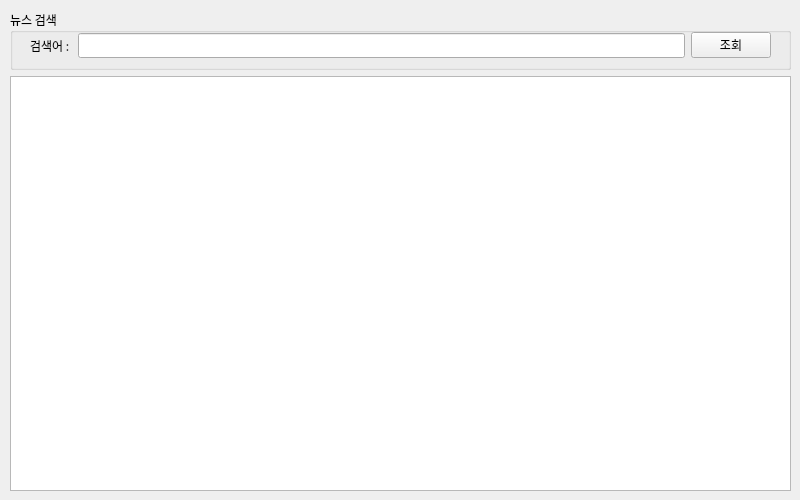
<?xml version="1.0" encoding="UTF-8"?>
<ui version="4.0">
 <class>Form</class>
 <widget class="QWidget" name="Form">
  <property name="geometry">
   <rect>
    <x>0</x>
    <y>0</y>
    <width>800</width>
    <height>500</height>
   </rect>
  </property>
  <property name="maximumSize">
   <size>
    <width>800</width>
    <height>500</height>
   </size>
  </property>
  <property name="font">
   <font>
    <family>맑은 고딕</family>
   </font>
  </property>
  <property name="windowTitle">
   <string>네이버뉴스 검색앱</string>
  </property>
  <property name="layoutDirection">
   <enum>Qt::RightToLeft</enum>
  </property>
  <widget class="QWidget" name="verticalLayoutWidget">
   <property name="geometry">
    <rect>
     <x>10</x>
     <y>10</y>
     <width>781</width>
     <height>481</height>
    </rect>
   </property>
   <layout class="QVBoxLayout" name="verticalLayout">
    <item>
     <widget class="QGroupBox" name="groupBox">
      <property name="enabled">
       <bool>true</bool>
      </property>
      <property name="sizePolicy">
       <sizepolicy hsizetype="Preferred" vsizetype="Minimum">
        <horstretch>0</horstretch>
        <verstretch>0</verstretch>
       </sizepolicy>
      </property>
      <property name="minimumSize">
       <size>
        <width>0</width>
        <height>60</height>
       </size>
      </property>
      <property name="layoutDirection">
       <enum>Qt::LeftToRight</enum>
      </property>
      <property name="title">
       <string>뉴스 검색</string>
      </property>
      <property name="flat">
       <bool>false</bool>
      </property>
      <widget class="QWidget" name="horizontalLayoutWidget">
       <property name="geometry">
        <rect>
         <x>20</x>
         <y>20</y>
         <width>741</width>
         <height>31</height>
        </rect>
       </property>
       <layout class="QHBoxLayout" name="horizontalLayout">
        <item>
         <widget class="QLabel" name="label">
          <property name="layoutDirection">
           <enum>Qt::LeftToRight</enum>
          </property>
          <property name="text">
           <string>검색어 : </string>
          </property>
         </widget>
        </item>
        <item>
         <widget class="QLineEdit" name="txtSearchWord">
          <property name="layoutDirection">
           <enum>Qt::RightToLeft</enum>
          </property>
         </widget>
        </item>
        <item>
         <widget class="QPushButton" name="btnSearch">
          <property name="text">
           <string>조회</string>
          </property>
         </widget>
        </item>
       </layout>
      </widget>
     </widget>
    </item>
    <item>
     <widget class="QTableWidget" name="tblSearchResult">
      <property name="layoutDirection">
       <enum>Qt::LeftToRight</enum>
      </property>
     </widget>
    </item>
   </layout>
  </widget>
 </widget>
 <resources/>
 <connections/>
</ui>
